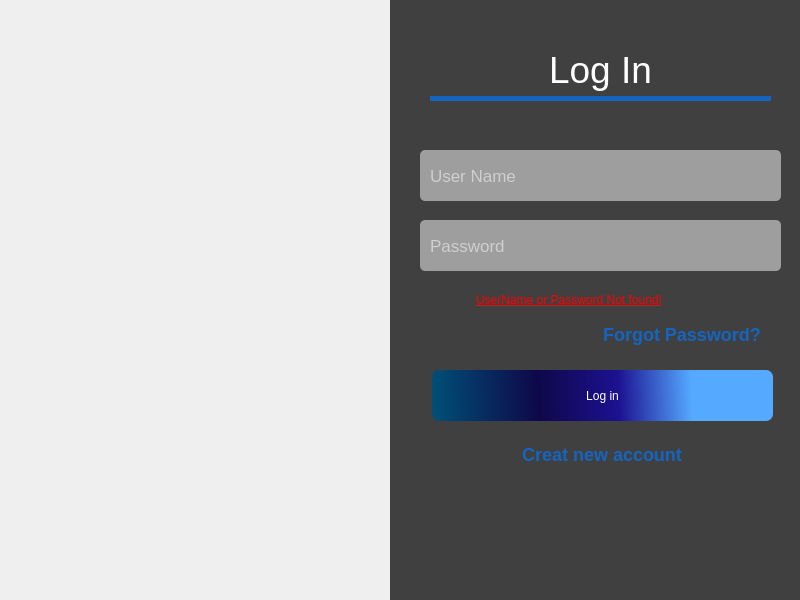
<?xml version="1.0" encoding="UTF-8"?>
<ui version="4.0">
 <class>MainWindow</class>
 <widget class="QMainWindow" name="MainWindow">
  <property name="geometry">
   <rect>
    <x>0</x>
    <y>0</y>
    <width>800</width>
    <height>600</height>
   </rect>
  </property>
  <property name="minimumSize">
   <size>
    <width>800</width>
    <height>600</height>
   </size>
  </property>
  <property name="maximumSize">
   <size>
    <width>800</width>
    <height>600</height>
   </size>
  </property>
  <property name="windowTitle">
   <string>MainWindow</string>
  </property>
  <widget class="QWidget" name="centralwidget">
   <widget class="QWidget" name="widget" native="true">
    <property name="geometry">
     <rect>
      <x>0</x>
      <y>0</y>
      <width>391</width>
      <height>601</height>
     </rect>
    </property>
    <property name="styleSheet">
     <string notr="true">border-image: url(:/5947114fd9b1f751753920dbebc69c55.jpg);</string>
    </property>
   </widget>
   <widget class="QWidget" name="widget_2" native="true">
    <property name="geometry">
     <rect>
      <x>390</x>
      <y>0</y>
      <width>411</width>
      <height>601</height>
     </rect>
    </property>
    <property name="styleSheet">
     <string notr="true">background-color: #404040;
</string>
    </property>
    <widget class="QLabel" name="label">
     <property name="geometry">
      <rect>
       <x>40</x>
       <y>40</y>
       <width>341</width>
       <height>61</height>
      </rect>
     </property>
     <property name="styleSheet">
      <string notr="true">font: 9pt &quot;Stencil&quot;;
border-bottom:5px solid #1565C0;
color:#fff;
</string>
     </property>
     <property name="text">
      <string>&lt;html&gt;&lt;head/&gt;&lt;body&gt;&lt;p align=&quot;center&quot;&gt;&lt;span style=&quot; font-size:28pt;&quot;&gt;Log In&lt;/span&gt;&lt;/p&gt;&lt;/body&gt;&lt;/html&gt;</string>
     </property>
    </widget>
    <widget class="QLineEdit" name="username_edt">
     <property name="geometry">
      <rect>
       <x>30</x>
       <y>150</y>
       <width>361</width>
       <height>51</height>
      </rect>
     </property>
     <property name="styleSheet">
      <string notr="true">border-radius:5px;
padding-left:8px;
color:#fff;
background-color:#9E9E9E;
font-size:17px;</string>
     </property>
     <property name="placeholderText">
      <string>User Name</string>
     </property>
    </widget>
    <widget class="QLineEdit" name="password_edt">
     <property name="geometry">
      <rect>
       <x>30</x>
       <y>220</y>
       <width>361</width>
       <height>51</height>
      </rect>
     </property>
     <property name="styleSheet">
      <string notr="true">border-radius:5px;
padding-left:8px;
color:#fff;
background-color:#9E9E9E;
font-size:17px;</string>
     </property>
     <property name="echoMode">
      <enum>QLineEdit::Password</enum>
     </property>
     <property name="placeholderText">
      <string>Password</string>
     </property>
    </widget>
    <widget class="QPushButton" name="login_btn">
     <property name="geometry">
      <rect>
       <x>42</x>
       <y>370</y>
       <width>341</width>
       <height>51</height>
      </rect>
     </property>
     <property name="cursor">
      <cursorShape>PointingHandCursor</cursorShape>
     </property>
     <property name="styleSheet">
      <string notr="true">QPushButton{
border-radius:7px;
background-color: qlineargradient(spread:pad, x1:0, y1:1, x2:1, y2:0.994, stop:0 rgba(0, 80, 120, 255), stop:0.3125 rgba(14, 8, 73, 255), stop:0.548077 rgba(28, 17, 145, 255), stop:0.764423 rgba(85, 170, 255, 255));
color:#fff;
font: 12pt &quot;MS Reference Sans Serif&quot;;
 transition: 0.3s;
}
QPushButton:hover{
font-size:20px;
}

</string>
     </property>
     <property name="text">
      <string>Log in</string>
     </property>
    </widget>
    <widget class="QPushButton" name="pushButton">
     <property name="geometry">
      <rect>
       <x>210</x>
       <y>320</y>
       <width>171</width>
       <height>29</height>
      </rect>
     </property>
     <property name="cursor">
      <cursorShape>PointingHandCursor</cursorShape>
     </property>
     <property name="styleSheet">
      <string notr="true">QPushButton{
color:#1565C0;
font-size:18px;
padding-right:7px;
font-weight:800;
background-color:  #404040;
border:none;}
QPushButton:hover{
color:#fff;
}</string>
     </property>
     <property name="text">
      <string>Forgot Password?</string>
     </property>
    </widget>
    <widget class="QPushButton" name="pushButton_2">
     <property name="geometry">
      <rect>
       <x>130</x>
       <y>440</y>
       <width>171</width>
       <height>29</height>
      </rect>
     </property>
     <property name="cursor">
      <cursorShape>PointingHandCursor</cursorShape>
     </property>
     <property name="styleSheet">
      <string notr="true">QPushButton{
color:#1565C0;
font-size:18px;
padding-right:7px;
font-weight:800;
background-color: #404040;
border:none;
}
QPushButton:hover{
color:#fff;
}</string>
     </property>
     <property name="text">
      <string>Creat new account</string>
     </property>
    </widget>
    <widget class="QLabel" name="warning_lbl">
     <property name="geometry">
      <rect>
       <x>50</x>
       <y>290</y>
       <width>251</width>
       <height>20</height>
      </rect>
     </property>
     <property name="styleSheet">
      <string notr="true">padding-left:7px;
color: rgb(253, 0, 0);
font: 9pt &quot;Zar&quot;;
font: 9pt &quot;Segoe UI&quot;;
text-decoration: underline;</string>
     </property>
     <property name="text">
      <string>&lt;html&gt;&lt;head/&gt;&lt;body&gt;&lt;p&gt;UserName or Password Not found!&lt;/p&gt;&lt;/body&gt;&lt;/html&gt;</string>
     </property>
     <property name="alignment">
      <set>Qt::AlignCenter</set>
     </property>
    </widget>
   </widget>
  </widget>
 </widget>
 <resources/>
 <connections/>
</ui>
